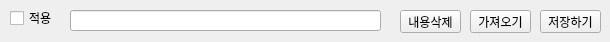
       <widget class="QWidget" name="tab05">
        <attribute name="title">
         <string>전략05</string>
        </attribute>
        <widget class="QLineEdit" name="ledTabStrategy_05">
         <property name="geometry">
          <rect>
           <x>70</x>
           <y>10</y>
           <width>311</width>
           <height>21</height>
          </rect>
         </property>
         <property name="styleSheet">
          <string notr="true">color:red</string>
         </property>
         <property name="text">
          <string/>
         </property>
         <property name="readOnly">
          <bool>true</bool>
         </property>
        </widget>
        <widget class="QPushButton" name="btnTabClear_05">
         <property name="geometry">
          <rect>
           <x>400</x>
           <y>10</y>
           <width>61</width>
           <height>23</height>
          </rect>
         </property>
         <property name="text">
          <string>내용삭제</string>
         </property>
        </widget>
        <widget class="QPushButton" name="btnTabGetStrategy_05">
         <property name="geometry">
          <rect>
           <x>470</x>
           <y>10</y>
           <width>61</width>
           <height>23</height>
          </rect>
         </property>
         <property name="text">
          <string>가져오기</string>
         </property>
        </widget>
        <widget class="QPushButton" name="btnTabSave_05">
         <property name="geometry">
          <rect>
           <x>540</x>
           <y>10</y>
           <width>61</width>
           <height>23</height>
          </rect>
         </property>
         <property name="text">
          <string>저장하기</string>
         </property>
        </widget>
        <widget class="QCheckBox" name="chkRun_05">
         <property name="geometry">
          <rect>
           <x>10</x>
           <y>10</y>
           <width>51</width>
           <height>16</height>
          </rect>
         </property>
         <property name="text">
          <string>적용</string>
         </property>
        </widget>
       </widget>
